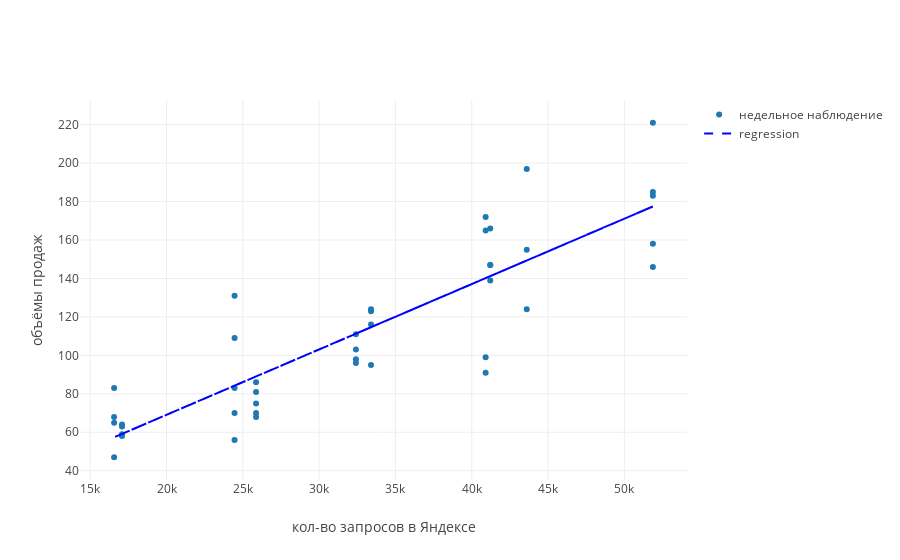

Here is the notebook cell this chart was saved with:
### Markdown cell above
Посмотрим, как однофакторно объёмы продаж зависят от относительной разности цен

### Code cell
X = df[['yandex_query']].values
y = df['volume'].values

lr = LinearRegression()
lr.fit(X, y)

vol_pred = lr.predict(X)

data_plot = [    
    
    go.Scatter(
        x=df['yandex_query'],
        y=df['volume'],
        mode='markers',
        name='недельное наблюдение'
    ),
    
    go.Scatter(
        x=df['yandex_query'],
        y=vol_pred,
        name='regression',
        line=dict(
            dash='dash',
            color='blue'
        )
    ),
    
]

layout = go.Layout(
    xaxis=dict(
        title='кол-во запросов в Яндексе'
    ),
    yaxis=dict(        
        title='объёмы продаж'
    ),    
)

fig = go.Figure(data=data_plot, layout=layout)

ply.iplot(fig)

### Figure 1 — Plotly figure (JSON) as saved in the notebook; plotly's stock layout.template omitted (floating-point values rounded to 4 significant figures)
{"data": [{"mode": "markers", "name": "недельное наблюдение", "type": "scatter", "uid": "c3472dcb-a6cc-11e9-8637-0008caf36d06", "x": [43602, 43602, 43602, 24458, 24458, 24458, 24458, 24458, 16566, 16566, 16566, 16566, 17084, 17084, 17084, 17084, 25866, 25866, 25866, 25866, 25866, 33399, 33399, 33399, 33399, 41211, 41211, 41211, 41211, 51867, 51867, 51867, 51867, 51867, 40909, 40909, 40909, 40909, 32409, 32409, 32409, 32409], "y": [197, 155, 124, 131, 109, 83, 70, 56, 65, 47, 68, 83, 63, 59, 58, 64, 70, 75, 68, 81, 86, 116, 124, 123, 95, 139, 147, 147, 166, 146, 183, 158, 221, 185, 172, 165, 99, 91, 98, 111, 96, 103]}, {"line": {"color": "blue", "dash": "dash"}, "name": "regression", "type": "scatter", "uid": "c3472dcc-a6cc-11e9-8637-0008caf36d06", "x": [43602, 43602, 43602, 24458, 24458, 24458, 24458, 24458, 16566, 16566, 16566, 16566, 17084, 17084, 17084, 17084, 25866, 25866, 25866, 25866, 25866, 33399, 33399, 33399, 33399, 41211, 41211, 41211, 41211, 51867, 51867, 51867, 51867, 51867, 40909, 40909, 40909, 40909, 32409, 32409, 32409, 32409], "y": [149.3, 149.3, 149.3, 84.23, 84.23, 84.23, 84.23, 84.23, 57.39, 57.39, 57.39, 57.39, 59.15, 59.15, 59.15, 59.15, 89.02, 89.02, 89.02, 89.02, 89.02, 114.6, 114.6, 114.6, 114.6, 141.2, 141.2, 141.2, 141.2, 177.5, 177.5, 177.5, 177.5, 177.5, 140.2, 140.2, 140.2, 140.2, 111.3, 111.3, 111.3, 111.3]}], "layout": {"xaxis": {"title": "кол-во запросов в Яндексе"}, "yaxis": {"title": "объёмы продаж"}}}
